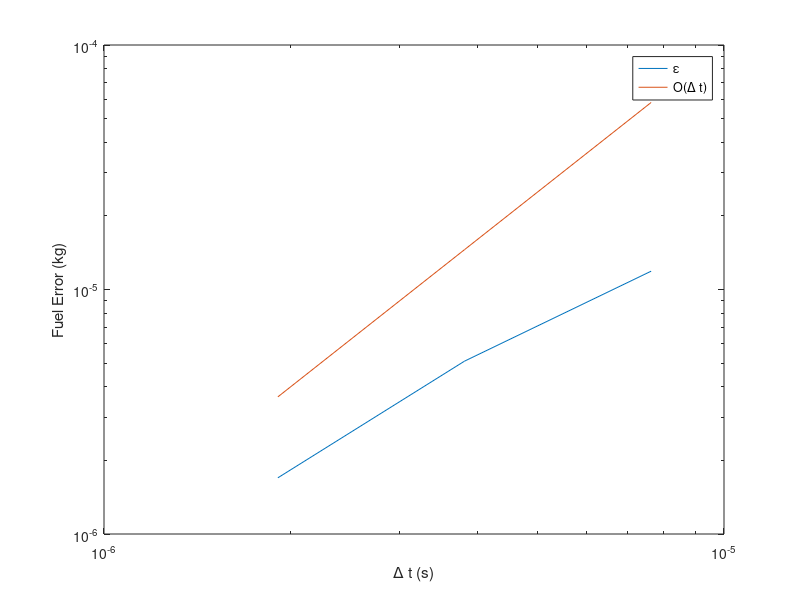

The MATLAB source for this figure:
clear
close all

load('rundata_conv_RK4.mat');
base = rundata(end,7);

for k = 17:length(rundata(:,1))-1
    dt(k) = rundata(k,end);
    err = (rundata(k,7) - base);
    RMSE(k) = norm(err);
end

y = dt.^2*1e6;
loglog(dt,RMSE,dt,y)
xlabel('\Delta t (s)')
ylabel('Fuel Error (kg)')
legend('\epsilon','O(\Delta t)')